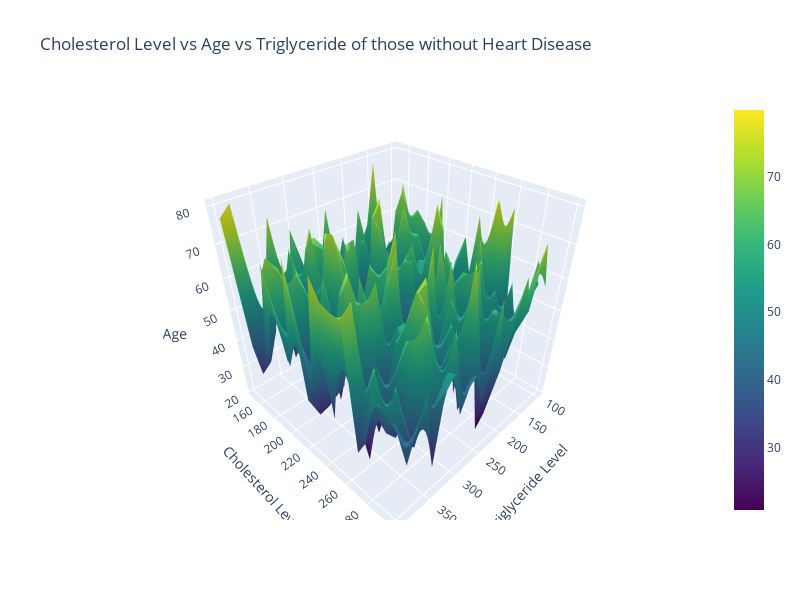

Source (notebook cell):
### Code cell
heart_disease_df = df[df['Heart Disease Status'] == 'No']
subset = heart_disease_df[['Age', 'Cholesterol Level', 'Triglyceride Level']].dropna()

Z = subset['Age']
Y = subset['Cholesterol Level']
X = subset['Triglyceride Level']

x_line = np.linspace(X.min(), X.max(), 20)
y_line = np.linspace(Y.min(), Y.max(), 20)
x_line, y_line = np.meshgrid(x_line, y_line)
z_line = griddata((X,Y), Z, (x_line, y_line), method='linear')


fig = go.Figure(data=[go.Surface(z=z_line, x=x_line, y=y_line, colorscale='Viridis')])
fig.update_layout(
    title='Cholesterol Level vs Age vs Triglyceride of those without Heart Disease',
                  scene=dict(
                      xaxis_title='Triglyceride Level', 
                      yaxis_title='Cholesterol Level', 
                      zaxis_title='Age'),
                  width=800, height=600)

fig.show()

### Figure 1 — Plotly figure (JSON) as saved in the notebook; plotly's stock layout.template omitted (floating-point values rounded to 4 significant figures; data arrays with more than 128 entries replaced by an {"elided": "..."} marker saying what was removed)
{"data": [{"colorscale": [[0, "#440154"], [0.1111, "#482878"], [0.2222, "#3e4989"], [0.3333, "#31688e"], [0.4444, "#26828e"], [0.5556, "#1f9e89"], [0.6667, "#35b779"], [0.7778, "#6ece58"], [0.8889, "#b5de2b"], [1, "#fde725"]], "type": "surface", "x": {"elided": "20x20 float values"}, "y": {"elided": "20x20 float values"}, "z": {"elided": "20x20 float values"}}], "layout": {"height": 600, "scene": {"xaxis": {"title": {"text": "Triglyceride Level"}}, "yaxis": {"title": {"text": "Cholesterol Level"}}, "zaxis": {"title": {"text": "Age"}}}, "title": {"text": "Cholesterol Level vs Age vs Triglyceride of those without Heart Disease"}, "width": 800}}
